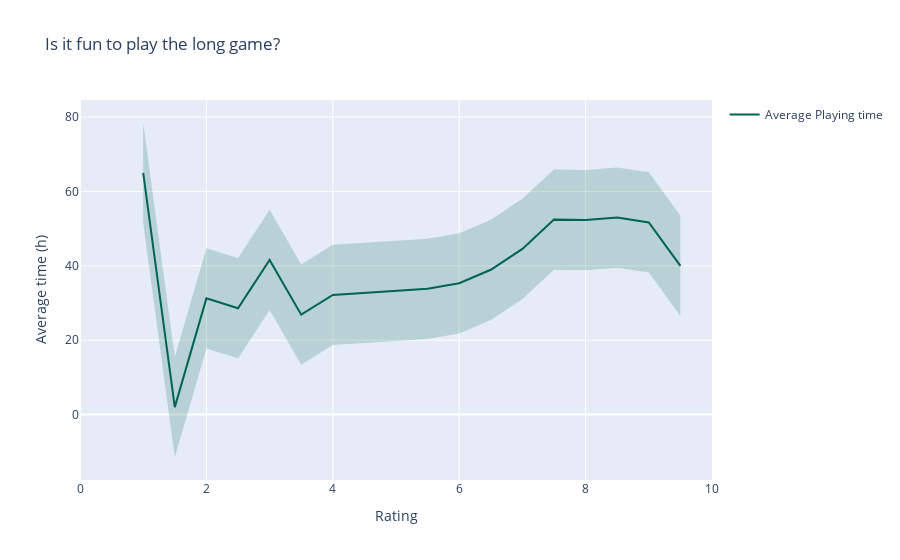

This figure's notebook cell:
### Code cell
x = df_avg['average']
y = df_avg['playingtime']
y_upper = [(y + np.std(df_avg['playingtime'])) ][0]
y_lower = [(y - np.std(df_avg['playingtime'])) ][0]
y_std = np.std(df_avg['playingtime'])

fig = go.Figure([
    go.Scatter(
        name='Average Playing time',
        x=x,
        y=y,
        line=dict(color='rgb(0,100,80)'),
        mode='lines'
        
    ),
    go.Scatter(
        x=x, # x, then x reversed
        y=y +y_std, # upper, then lower reversed
      #  fill='toself',
        fillcolor='rgba(0,100,80,0.2)',
        line=dict(color='rgba(255,255,255,0)'),
        hoverinfo="skip",
        showlegend=False
    ),
    go.Scatter(
        x=x, # x, then x reversed
        y=y- y_std, # upper, then lower reversed
        fill='tonexty',
        fillcolor='rgba(0,100,80,0.2)',
        line=dict(color='rgba(255,255,255,0)'),
        hoverinfo="skip",
        showlegend=False
    )    
])

fig.update_layout(
    title = 'Is it fun to play the long game?', 
    xaxis_range=[0,10],
    yaxis_title='Average time (h)',
    xaxis_title='Rating'

)
fig.show()

### Figure 1 — Plotly figure (JSON) as saved in the notebook; plotly's stock layout.template omitted (floating-point values rounded to 4 significant figures)
{"data": [{"line": {"color": "rgb(0,100,80)"}, "mode": "lines", "name": "Average Playing time", "type": "scatter", "x": [1, 1.5, 2, 2.5, 3, 3.5, 4, 4.5, 5, 5.5, 6, 6.5, 7, 7.5, 8, 8.5, 9, 9.5], "y": [65, 2, 31.25, 28.6, 41.59, 26.86, 32.16, 32.7, 33.16, 33.83, 35.31, 38.94, 44.56, 52.42, 52.3, 52.97, 51.67, 40]}, {"fillcolor": "rgba(0,100,80,0.2)", "hoverinfo": "skip", "line": {"color": "rgba(255,255,255,0)"}, "showlegend": false, "type": "scatter", "x": [1, 1.5, 2, 2.5, 3, 3.5, 4, 4.5, 5, 5.5, 6, 6.5, 7, 7.5, 8, 8.5, 9, 9.5], "y": [78.48, 15.48, 44.73, 42.08, 55.07, 40.34, 45.64, 46.18, 46.64, 47.31, 48.79, 52.42, 58.04, 65.9, 65.78, 66.45, 65.15, 53.48]}, {"fill": "tonexty", "fillcolor": "rgba(0,100,80,0.2)", "hoverinfo": "skip", "line": {"color": "rgba(255,255,255,0)"}, "showlegend": false, "type": "scatter", "x": [1, 1.5, 2, 2.5, 3, 3.5, 4, 4.5, 5, 5.5, 6, 6.5, 7, 7.5, 8, 8.5, 9, 9.5], "y": [51.52, -11.48, 17.77, 15.12, 28.11, 13.39, 18.68, 19.22, 19.68, 20.35, 21.83, 25.46, 31.08, 38.95, 38.82, 39.49, 38.19, 26.52]}], "layout": {"title": {"text": "Is it fun to play the long game?"}, "xaxis": {"range": [0, 10], "title": {"text": "Rating"}}, "yaxis": {"title": {"text": "Average time (h)"}}}}
